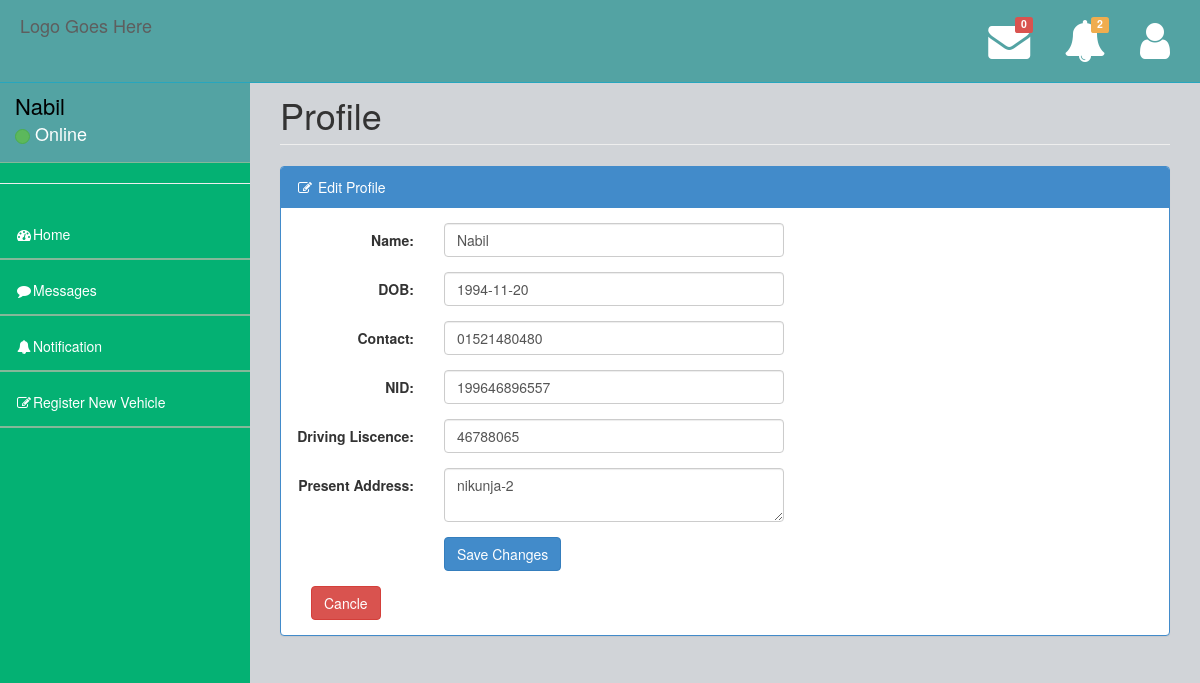
Screenshot of /carOwner/edit_profile.php (signed in) with the database file from the repository.
### tables this page shows
CREATE TABLE `carowner` (
  `Name` varchar(30) NOT NULL,
  `Email` varchar(35) NOT NULL,
  `Contact` varchar(16) NOT NULL,
  `DOB` date NOT NULL,
  `NID` varchar(20) NOT NULL,
  `DrivingLicence` varchar(20) NOT NULL,
  `Password` varchar(20) NOT NULL,
  `Address` varchar(100) NOT NULL,
  `flag` int(1) NOT NULL,
  `Status` varchar(10) NOT NULL
);

### carOwner/phpFiles/SelectProfileData.php (called while the page is built)
<?php
function getJSONFromDB($sql){
	include 'Mysqldb.php';
	$result = mysqli_query($conn, $sql)or die(mysqli_error($conn));
	$arr=array();
	while($row = mysqli_fetch_assoc($result)) {
		$arr[]=$row;
	}
	return json_encode($arr);
}
?>

### carOwner/edit_profile.php (the view, shortened to what this page needs)
<?php
include "TemplateFile/header.php";
$jsonString = getJSONFromDB("select * from carowner where Email='".$_SESSION["carOwnerEmail"]."'");
$carOwnerData = json_decode($jsonString);
?>
         <div id="page-wrapper">
            <div class="row">
                <div class="col-lg-12">
                    <h1 class="page-header">Profile</h1>
                </div>
            </div>
            <div class="cow">
                <div class="col-lg-12">
                </div>
            </div>
            <div class="row">
                <div class="col-lg-12">
                    <div class="panel panel-primary">
                        <div class="panel-heading">
                            <i class="fa fa-pencil-square-o fa-fw"></i> Edit Profile
                        </div>
                        <div class="panel-body">
                            <div class="row">
                                <div class="col-lg-12">
                                    <div class="table-responsive">
                                         <form class="form-horizontal" action="" method="post">
                                              <div class="form-group">
                                                <label class="control-label col-sm-2" for="email">Name:</label>
                                                <div class="col-sm-5">
                                                  <input type="text" class="form-control" id="Name" name="Name" value="<?php echo $carOwnerData[0]->Name ;?>">
                                                </div>
                                              </div>
                                              <div class="form-group">
                                                <label class="control-label col-sm-2" for="DOB">DOB:</label>
                                                <div class="col-sm-5">
                                                  <input type="text" class="form-control" id="popupDatepicker" placeholder="Please Select Your Date of Birth" name="Birthdate" value="<?php echo $carOwnerData[0]->DOB ;?>">
                                                </div>
                                              </div>
                                              <div class="form-group">
                                                <label class="control-label col-sm-2" for="email">Contact:</label>
                                                <div class="col-sm-5">
                                                  <input type="text" class="form-control" id="contact" placeholder="" name="contact"  value="<?php echo $carOwnerData[0]->Contact ;?>">
                                                </div>
                                              </div>
                                              <div class="form-group">
                                                <label class="control-label col-sm-2" for="nid">NID:</label>
                                                <div class="col-sm-5">
                                                  <input type="text" class="form-control" name="NID" id="nid" value="<?php echo $carOwnerData[0]->NID ;?>">
                                                </div>
                                              </div>
                                              <div class="form-group">
                                                <label class="control-label col-sm-2" for="dlc">Driving Liscence:</label>
                                                <div class="col-sm-5">
                                                  <input type="text" class="form-control" name="DrivingLicence" id="dlc" value="<?php echo $carOwnerData[0]->DrivingLicence ;?>">
                                                </div>
                                              </div>
                                              <div class="form-group">
                                                <label class="control-label col-sm-2" for="address">Present Address:</label>
                                                <div class="col-sm-5">
                                                   <textarea class="form-control" id="comment" name="PresentAddress" required=""><?php echo $carOwnerData[0]->Address ;?></textarea>
                                                </div>
                                              </div>
                                              <div class="form-group">
                                                <div class="col-sm-offset-2 col-sm-2">
                                                  <button type="submit" class="btn btn-primary">Save Changes</button>
                                                </div>
                                              </div>
                                         </form>
                                         <div class="col-sm-2">
                                            <a href="profile.php"><button type="submit" class="btn btn-danger">Cancle</button></a>
                                         </div>
                                    </div>
                                </div>
                            </div>
                        </div>
                    </div>
                </div>
            </div>
        </div>
    <?php include 'TemplateFile/footer.php'; ?>

### carOwner/TemplateFile/header.php (shortened to what this page needs)
<?php
include("phpFiles/SelectProfileData.php");
$jsonCarOwnerDataString = getJSONFromDB("select * from carowner where Email='".$_SESSION["carOwnerEmail"]."'");
$carOwnerData = json_decode($jsonCarOwnerDataString);
?>
<!DOCTYPE html>
<html>
<head>
    <link href="../assets/plugins/bootstrap/bootstrap.css" rel="stylesheet" />
    <link rel="stylesheet" href="https://cdnjs.cloudflare.com/ajax/libs/font-awesome/4.7.0/css/font-awesome.min.css">
    <link href="../assets/css/jquery.datepick.css" rel="stylesheet" />
    <link href="../assets/css/style.css" rel="stylesheet" />
    <link href="../assets/css/main-style.css" rel="stylesheet" />
   </head>
<body>
    <div id="wrapper">
        <nav class="navbar navbar-default navbar-fixed-top" role="navigation" id="navbar">
            <div class="navbar-header">
                <a class="navbar-brand logo-color" href="index.html">
                    Logo Goes Here
                </a>
            </div>
            <?php include("TemplateFile/messageTemplate.php"); ?>
        </nav>
        <nav class="navbar-default navbar-static-side" role="navigation">
            <div class="sidebar-collapse">
                <ul class="nav" id="side-menu">
                    <li>
                        <div class="user-section">
                            <div class="user-info">
                                <div><?php echo $carOwnerData[0]->Name; ?></strong></div>
                                <div class="user-text-online">
                                    <span class="user-circle-online btn btn-success btn-circle "></span>&nbsp;Online
                                </div>
                            </div>
                        </div>
                    </li>
                    <hr>
                    <li class="<?php if($currentPage =='home'){echo 'selected';}?>">
                        <a href="index.php"><i class="fa fa-dashboard fa-fw"></i>Home</a>
                    </li>
                    <li class="<?php if($currentPage =='message'){echo 'selected';}?>">
                        <a href="message.php"><i class="fa fa-comment fa-fw"></i>Messages</a>
                    </li>
                    <li class="<?php if($currentPage =='notification'){echo 'selected';}?>">
                        <a href="notification.php"><i class="fa fa-bell fa-fw"></i>Notification</a>
                    </li>
                    <li class="<?php if($currentPage =='entry'){echo 'selected';}?>">
                        <a href="entry.php"><i class="fa fa-edit fa-fw"></i>Register New Vehicle</a>
                    </li>
                </ul>
            </div>
        </nav>

### assets/css/style.css (style rules this page uses)
body { background-color: #f8f8f8; }
#wrapper { width: 100%; margin-top: 55px!important; background-color:#04B173; height: 1000px; }
#page-wrapper { padding: 0 15px; min-height: 568px; background-color:rgb(209, 212, 216); }
.navbar-static-side ul li { border-bottom:1px solid #84B899 !important; }
.logo-color { color: #fff; }
@media (min-width:768px) { .navbar-static-side { z-index: 1; position: absolute; width: 250px; } }
.btn-circle { width: 30px; height: 30px; padding: 6px 0; border-radius: 15px; text-align: center; font-size: 12px; line-height: 1.428571429; }

### assets/css/main-style.css (style rules this page uses)
.user-info { display: block; color:#000!important; display: inline-block; padding: 15px; margin-bottom: 0px }
.user-text-online { font-size:18px; color:#fff }
.user-circle-online { width: 15px!important; height: 15px!important; }
.nav > li > a { padding: 20px 15px; }
#side-menu { background-color:#04B173; }
#side-menu a { color:#fff; border-bottom: 1px solid #84B899 !important; height: 55px; }
#navbar { background-color:rgb(83, 163, 163); }
.navbar-brand { padding-left:20px; }
.navbar-default { border-color: #27A6BE; }
@media (min-width:768px) { #page-wrapper { position: inherit; margin: 0 0 0 250px; padding: 0 30px; min-height: 1000px; } }

### rows the page displays
carowner: Name "Nabil", Birthdate "1994-11-20", contact "01521480480", NID "199646896557", DrivingLicence "46788065", PresentAddress "nikunja-2"

### other values shown
count($countMessageData) "0"
count($countNotificationData) "2"
